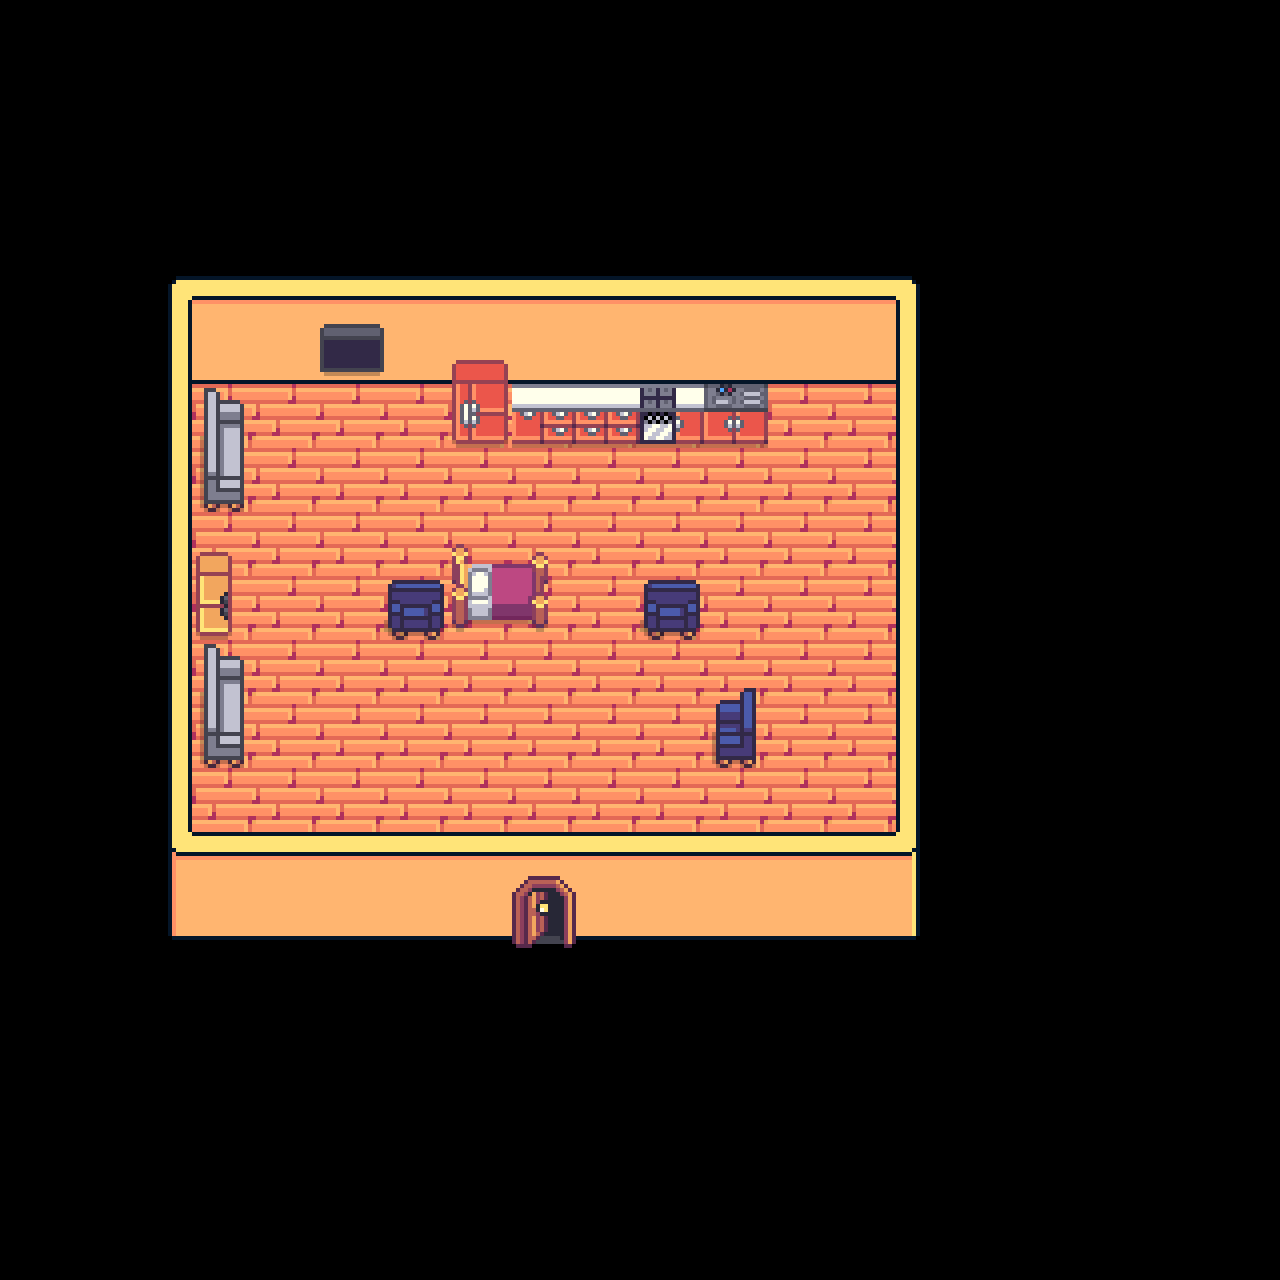

A 2D game scene composited from a Tiled map and its tileset images. What follows is a short description and the map's XML, with every tile layer's data as written:
An orthogonal 20x20 tile map with 64x64 px tiles, 4 tile layers (Floor, Inside, Furniture, Door), 5 tilesets and 1 object (Trigger).

<map version="1.9" tiledversion="1.9.2" orientation="orthogonal" renderorder="right-down" width="20" height="20" tilewidth="64" tileheight="64" infinite="0" nextlayerid="8" nextobjectid="3">
 <tileset firstgid="1" source="../TSX/house_building_assets-export.tsx" />
 <tileset firstgid="3301" source="../TSX/house_interiors_assets-export.tsx" />
 <tileset firstgid="4901" source="../TSX/testwall.tsx" />
 <tileset firstgid="8201" source="../TSX/house_doors-export.tsx" />
 <tileset firstgid="9705" source="../TSX/tilesetTest.tsx" />
 <layer id="2" name="Floor" width="20" height="20">
  <data encoding="csv">
0,0,0,0,0,0,0,0,0,0,0,0,0,0,0,0,0,0,0,0,
0,0,0,0,0,0,0,0,0,0,0,0,0,0,0,0,0,0,0,0,
0,0,0,0,0,0,0,0,0,0,0,0,0,0,0,0,0,0,0,0,
0,0,0,0,0,0,0,0,0,0,0,0,0,0,0,0,0,0,0,0,
0,0,0,0,0,0,0,0,0,0,0,0,0,0,0,0,0,0,0,0,
0,0,0,0,0,0,0,0,0,0,0,0,0,0,0,0,0,0,0,0,
0,0,0,3340,3340,3340,3340,3340,3340,3340,3340,3340,3340,3340,0,0,0,0,0,0,
0,0,0,3340,3340,3340,3340,3340,3340,3340,3340,3340,3340,3340,0,0,0,0,0,0,
0,0,0,3340,3340,3340,3340,3340,3340,3340,3340,3340,3340,3340,0,0,0,0,0,0,
0,0,0,3340,3340,3340,3340,3340,3340,3340,3340,3340,3340,3340,0,0,0,0,0,0,
0,0,0,3340,3340,3340,3340,3340,3340,3340,3340,3340,3340,3340,0,0,0,0,0,0,
0,0,0,3340,3340,3340,3340,3340,3340,3340,3340,3340,3340,3340,0,0,0,0,0,0,
0,0,0,3340,3340,3340,3340,3340,3340,3340,3340,3340,3340,3340,0,0,0,0,0,0,
0,0,0,0,0,0,0,0,0,0,0,0,0,0,0,0,0,0,0,0,
0,0,0,0,0,0,0,0,0,0,0,0,0,0,0,3339,0,0,0,0,
0,0,0,0,0,0,0,0,0,0,0,0,0,0,0,0,0,0,0,0,
0,0,0,0,0,0,0,0,0,0,0,0,0,0,0,0,0,0,0,0,
0,0,0,0,0,0,0,0,0,0,0,0,0,0,0,0,0,0,0,0,
0,0,0,0,0,0,0,0,0,0,0,0,0,0,0,0,0,0,0,0,
0,0,0,0,0,0,0,0,0,0,0,0,0,0,0,0,0,0,0,0
</data>
 </layer>
 <layer id="1" name="Inside" width="20" height="20">
  <data encoding="csv">
0,0,0,0,0,0,0,0,0,0,0,0,0,0,0,0,0,0,0,0,
0,0,0,0,0,0,0,0,0,0,0,0,0,0,0,0,0,0,0,0,
0,0,0,0,0,0,0,0,0,0,0,0,0,0,0,0,0,0,0,0,
0,0,0,0,0,0,0,0,0,0,0,0,0,0,0,0,0,0,0,0,
0,0,9705,9706,9706,9706,9706,9706,9706,9706,9706,9706,9706,9706,9707,0,0,0,0,0,
0,0,9712,9713,9713,9713,9713,9713,9713,9713,9713,9713,9713,9713,9714,0,0,0,0,0,
0,0,9719,0,0,0,0,0,0,0,0,0,0,0,9714,0,0,0,0,0,
0,0,9712,0,0,0,0,0,0,0,0,0,0,0,9714,0,0,0,0,0,
0,0,9712,0,0,0,0,0,0,0,0,0,0,0,9721,0,0,0,0,0,
0,0,9712,0,0,0,0,0,0,0,0,0,0,0,9721,0,0,0,0,0,
0,0,9712,0,0,0,0,0,0,0,0,0,0,0,9721,0,0,0,0,0,
0,0,9712,0,0,0,0,0,0,0,0,0,0,0,9721,0,0,0,0,0,
0,0,9719,0,0,0,0,0,0,0,0,0,0,0,9721,0,0,0,0,0,
0,0,9726,9727,9727,9727,9727,9727,9727,9727,9727,9727,9727,9727,9728,0,0,0,0,0,
0,0,9733,9734,9734,9734,9734,9734,9734,9734,9734,9734,9734,9734,9735,0,0,0,0,0,
0,0,0,0,0,0,0,0,0,0,0,0,0,0,0,0,0,0,0,0,
0,0,0,0,0,0,0,0,0,0,0,0,0,0,0,0,0,0,0,0,
0,0,0,0,0,0,0,0,0,0,0,0,0,0,0,0,0,0,0,0,
0,0,0,0,0,0,0,0,0,0,0,0,0,0,0,0,0,0,0,0,
0,0,0,0,0,0,0,0,0,0,0,0,0,0,0,0,0,0,0,0
</data>
 </layer>
 <layer id="3" name="Furniture" width="20" height="20">
  <data encoding="csv">
0,0,0,0,0,0,0,0,0,0,0,0,0,0,0,0,0,0,0,0,
0,0,0,0,0,0,0,0,0,0,0,0,0,0,0,0,0,0,0,0,
0,0,0,0,0,0,0,0,0,0,0,0,0,0,0,0,0,0,0,0,
0,0,0,0,0,0,0,0,0,0,0,0,0,0,0,0,0,0,0,0,
0,0,0,0,0,0,0,0,0,0,0,0,0,0,0,0,0,0,0,0,
0,0,0,0,0,3611,0,4252,0,0,0,0,0,0,0,0,0,0,0,0,
0,0,0,3461,0,0,0,4302,4306,4308,4304,4310,0,0,0,0,0,0,0,0,
0,0,0,3511,0,0,0,0,0,0,0,0,0,0,0,0,0,0,0,0,
0,0,0,4453,0,0,0,3940,3941,0,0,0,0,0,0,0,0,0,0,0,
0,0,0,4503,0,0,3366,3990,3991,0,3366,0,0,0,0,0,0,0,0,0,
0,0,0,3461,0,0,0,0,0,0,0,3319,0,0,0,0,0,0,0,0,
0,0,0,3511,0,0,0,0,0,0,0,3369,0,0,0,0,0,0,0,0,
0,0,0,0,0,0,0,0,0,0,0,0,0,0,0,0,0,0,0,0,
0,0,0,0,0,0,0,0,0,0,0,0,0,0,0,0,0,0,0,0,
0,0,0,0,0,0,0,0,0,0,0,0,0,0,0,0,0,0,0,0,
0,0,0,0,0,0,0,0,0,0,0,0,0,0,0,0,0,0,0,0,
0,0,0,0,0,0,0,0,0,0,0,0,0,0,0,0,0,0,0,0,
0,0,0,0,0,0,0,0,0,0,0,0,0,0,0,0,0,0,0,0,
0,0,0,0,0,0,0,0,0,0,0,0,0,0,0,0,0,0,0,0,
0,0,0,0,0,0,0,0,0,0,0,0,0,0,0,0,0,0,0,0
</data>
 </layer>
 <layer id="6" name="Door" width="20" height="20">
  <data encoding="csv">
0,0,0,0,0,0,0,0,0,0,0,0,0,0,0,0,0,0,0,0,
0,0,0,0,0,0,0,0,0,0,0,0,0,0,0,0,0,0,0,0,
0,0,0,0,0,0,0,0,0,0,0,0,0,0,0,0,0,0,0,0,
0,0,0,0,0,0,0,0,0,0,0,0,0,0,0,0,0,0,0,0,
0,0,0,0,0,0,0,0,0,0,0,0,0,0,0,0,0,0,0,0,
0,0,0,0,0,0,0,0,0,0,0,0,0,0,0,0,0,0,0,0,
0,0,0,0,0,0,0,0,0,0,0,0,0,0,0,0,0,0,0,0,
0,0,0,0,0,0,0,0,0,0,0,0,0,0,0,0,0,0,0,0,
0,0,0,0,0,0,0,0,0,0,0,0,0,0,0,0,0,0,0,0,
0,0,0,0,0,0,0,0,0,0,0,0,0,0,0,0,0,0,0,0,
0,0,0,0,0,0,0,0,0,0,0,0,0,0,0,0,0,0,0,0,
0,0,0,0,0,0,0,0,0,0,0,0,0,0,0,0,0,0,0,0,
0,0,0,0,0,0,0,0,0,0,0,0,0,0,0,0,0,0,0,0,
0,0,0,0,0,0,0,0,9708,0,0,0,0,0,0,0,0,0,0,0,
0,0,0,0,0,0,0,0,9715,0,0,0,0,0,0,0,0,0,0,0,
0,0,0,0,0,0,0,0,0,0,0,0,0,0,0,0,0,0,0,0,
0,0,0,0,0,0,0,0,0,0,0,0,0,0,0,0,0,0,0,0,
0,0,0,0,0,0,0,0,0,0,0,0,0,0,0,0,0,0,0,0,
0,0,0,0,0,0,0,0,0,0,0,0,0,0,0,0,0,0,0,0,
0,0,0,0,0,0,0,0,0,0,0,0,0,0,0,0,0,0,0,0
</data>
 </layer>
 <objectgroup id="7" name="Triggers">
  <object id="2" name="Exit_House" class="Trigger" x="512.5" y="768.25" width="62.75" height="63.5" />
 </objectgroup>
</map>